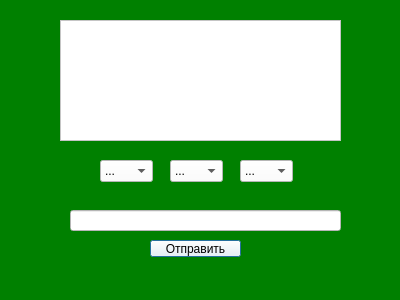
<?xml version="1.0" encoding="UTF-8"?>
<ui version="4.0">
 <class>Dialog</class>
 <widget class="QDialog" name="Dialog">
  <property name="geometry">
   <rect>
    <x>0</x>
    <y>0</y>
    <width>400</width>
    <height>300</height>
   </rect>
  </property>
  <property name="windowTitle">
   <string>Dialog</string>
  </property>
  <property name="styleSheet">
   <string notr="true">background-color: green;</string>
  </property>
  <widget class="QPushButton" name="pushButton">
   <property name="geometry">
    <rect>
     <x>150</x>
     <y>240</y>
     <width>91</width>
     <height>17</height>
    </rect>
   </property>
   <property name="styleSheet">
    <string notr="true">background-color:white;
font: 75 10pt &quot;Comic Sans MS&quot;;</string>
   </property>
   <property name="text">
    <string>Отправить</string>
   </property>
  </widget>
  <widget class="QLineEdit" name="lineEdit">
   <property name="geometry">
    <rect>
     <x>70</x>
     <y>210</y>
     <width>271</width>
     <height>21</height>
    </rect>
   </property>
   <property name="styleSheet">
    <string notr="true">background-color: white;</string>
   </property>
  </widget>
  <widget class="QComboBox" name="comboBox">
   <property name="geometry">
    <rect>
     <x>100</x>
     <y>160</y>
     <width>53</width>
     <height>22</height>
    </rect>
   </property>
   <property name="styleSheet">
    <string notr="true">background-color: white;</string>
   </property>
   <item>
    <property name="text">
     <string>...</string>
    </property>
   </item>
  </widget>
  <widget class="QTextEdit" name="textEdit">
   <property name="geometry">
    <rect>
     <x>60</x>
     <y>20</y>
     <width>281</width>
     <height>121</height>
    </rect>
   </property>
   <property name="styleSheet">
    <string notr="true">background: white;</string>
   </property>
  </widget>
  <widget class="QComboBox" name="comboBox_2">
   <property name="geometry">
    <rect>
     <x>170</x>
     <y>160</y>
     <width>53</width>
     <height>22</height>
    </rect>
   </property>
   <property name="styleSheet">
    <string notr="true">background-color: white;</string>
   </property>
   <item>
    <property name="text">
     <string>...</string>
    </property>
   </item>
   <item>
    <property name="text">
     <string>50</string>
    </property>
   </item>
   <item>
    <property name="text">
     <string>75</string>
    </property>
   </item>
   <item>
    <property name="text">
     <string>110</string>
    </property>
   </item>
   <item>
    <property name="text">
     <string>150</string>
    </property>
   </item>
   <item>
    <property name="text">
     <string>200</string>
    </property>
   </item>
   <item>
    <property name="text">
     <string>300</string>
    </property>
   </item>
   <item>
    <property name="text">
     <string>600</string>
    </property>
   </item>
   <item>
    <property name="text">
     <string>1200</string>
    </property>
   </item>
   <item>
    <property name="text">
     <string>1800</string>
    </property>
   </item>
   <item>
    <property name="text">
     <string>2400</string>
    </property>
   </item>
   <item>
    <property name="text">
     <string>4800</string>
    </property>
   </item>
   <item>
    <property name="text">
     <string>9600</string>
    </property>
   </item>
   <item>
    <property name="text">
     <string>19200</string>
    </property>
   </item>
   <item>
    <property name="text">
     <string>38400</string>
    </property>
   </item>
   <item>
    <property name="text">
     <string>57600</string>
    </property>
   </item>
   <item>
    <property name="text">
     <string>115200</string>
    </property>
   </item>
  </widget>
  <widget class="QComboBox" name="comboBox_3">
   <property name="geometry">
    <rect>
     <x>240</x>
     <y>160</y>
     <width>53</width>
     <height>22</height>
    </rect>
   </property>
   <property name="styleSheet">
    <string notr="true">background-color: white;</string>
   </property>
   <item>
    <property name="text">
     <string>...</string>
    </property>
   </item>
  </widget>
 </widget>
 <resources/>
 <connections/>
</ui>
